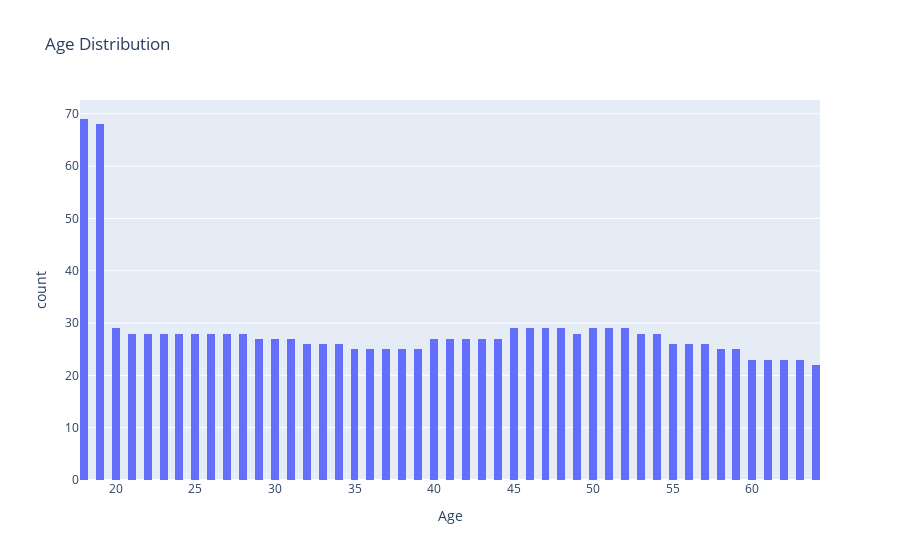

The notebook cell this image was saved under:
### Code cell
#age distribution curve
fig = px.histogram(df, x='age',
                   title='Age Distribution',
                   labels={'age': 'Age'},
                   nbins= 100)
fig.show()

### Figure 1 — Plotly figure (JSON) as saved in the notebook; plotly's stock layout.template omitted (floating-point values rounded to 4 significant figures; data arrays with more than 128 entries replaced by an {"elided": "..."} marker saying what was removed)
{"data": [{"alignmentgroup": "True", "bingroup": "x", "hovertemplate": "Age=%{x}<br>count=%{y}<extra></extra>", "legendgroup": "", "marker": {"color": "#636efa", "pattern": {"shape": ""}}, "name": "", "nbinsx": 100, "offsetgroup": "", "orientation": "v", "showlegend": false, "type": "histogram", "x": {"elided": "1338 int values"}, "xaxis": "x", "yaxis": "y"}], "layout": {"barmode": "relative", "legend": {"tracegroupgap": 0}, "title": {"text": "Age Distribution"}, "xaxis": {"anchor": "y", "domain": [0, 1], "title": {"text": "Age"}}, "yaxis": {"anchor": "x", "domain": [0, 1], "title": {"text": "count"}}}}
